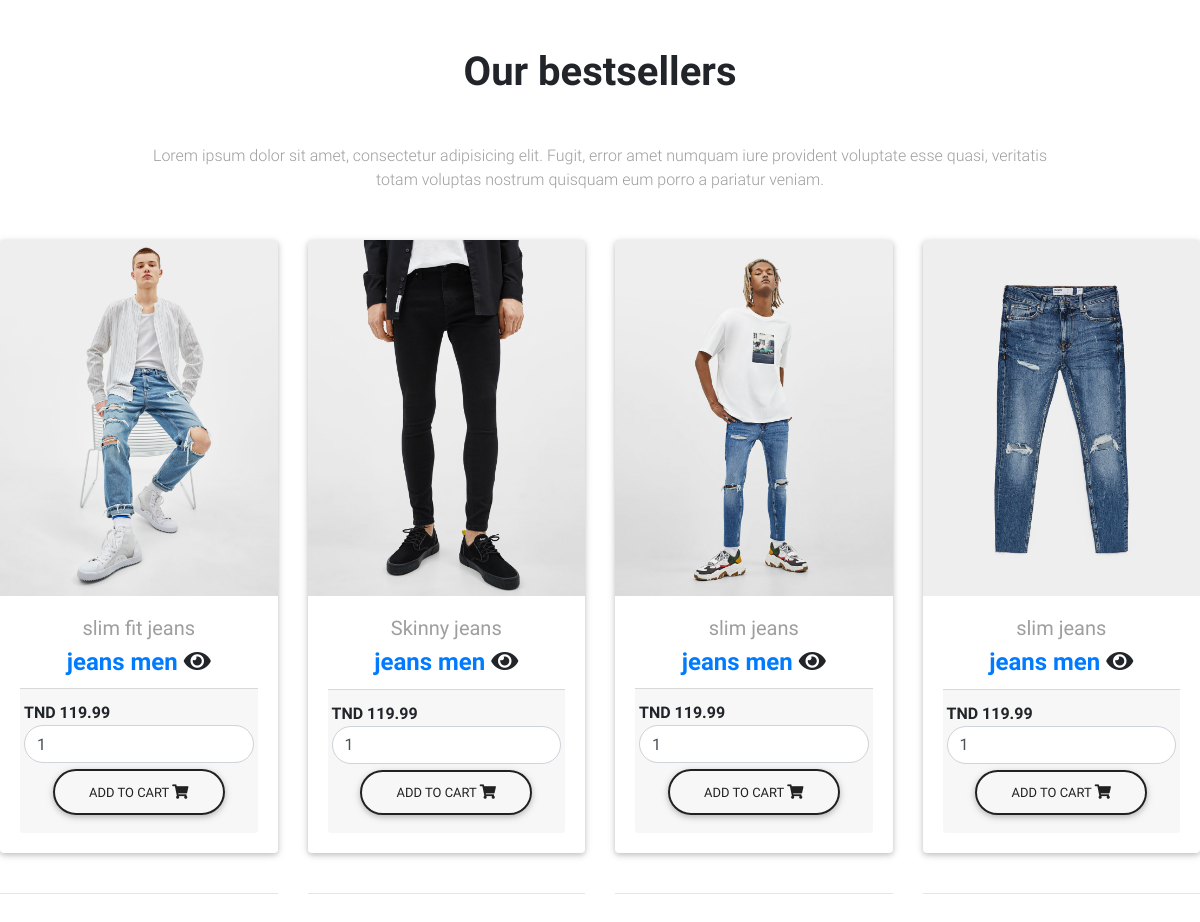
The app's page /fetch_jeans_men.php, older data.
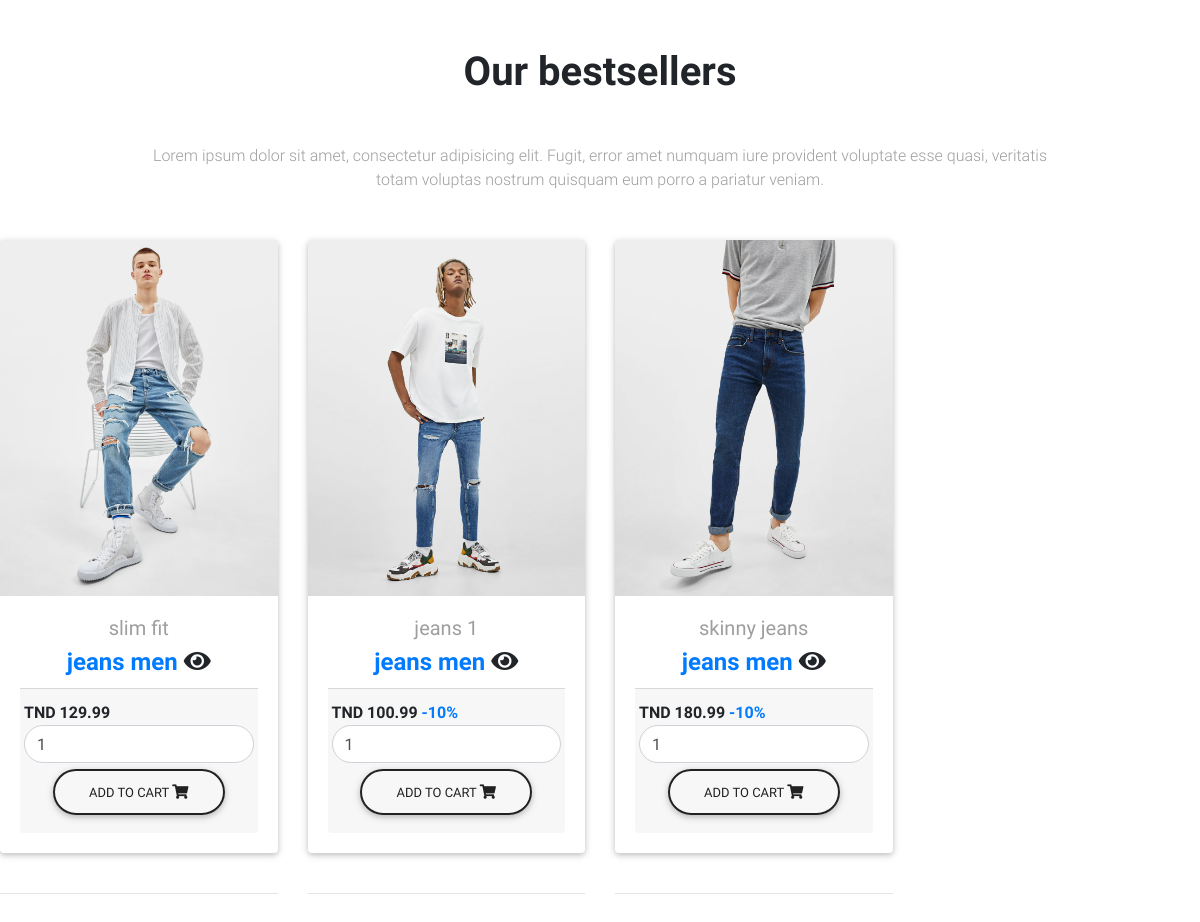
The same page, newer data.
### tables this page shows
CREATE TABLE IF NOT EXISTS `tbl_product` (
  `id` int(11) NOT NULL,
  `name` varchar(255) NOT NULL,
  `image` varchar(255) NOT NULL,
  `price` double(10,2) NOT NULL,
  `cathegories` varchar(20) DEFAULT NULL,
  `type` varchar(20) DEFAULT NULL,
  `balance` varchar(10) DEFAULT NULL,
  `quantity` int(11) DEFAULT NULL
);

### fetch_jeans_men.php (the view, shortened to what this page needs)
<!DOCTYPE html>
<html>
<head>
  <link rel="stylesheet" href="https://use.fontawesome.com/releases/v5.7.0/css/all.css">
    <link href="MDBootstrap/css/bootstrap.min.css" rel="stylesheet">
    <link href="MDBootstrap/css/mdb.min.css" rel="stylesheet">
    <link href="MDBootstrap/css/style.css" rel="stylesheet">
</head>
<body>
   <section class="text-center my-5">
  <h2 class="h1-responsive font-weight-bold text-center my-5 ">Our bestsellers</h2>
  <p class="grey-text text-center w-responsive mx-auto mb-5 ">Lorem ipsum dolor sit amet, consectetur
    adipisicing elit. Fugit, error amet numquam iure provident voluptate esse quasi, veritatis totam voluptas
    nostrum quisquam eum porro a pariatur veniam.</p>
</body>
</html>
<div class="row">
<?php
include('database_connection.php');
$query = "SELECT * FROM tbl_product where cathegories='men' and type='jeans'  ORDER BY id DESC";
$statement = $connect->prepare($query);
if($statement->execute())
{
  $result = $statement->fetchAll();
  $output = '';
  foreach($result as $k)
  {
    $output .= '
<div class="col-lg-3 col-md-6 mb-lg-0 mb-4">
      <div class="card card-cascade narrower card-ecommerce example hoverable">
        <div class="view view-cascade overlay ">
          <img src="img/'.$k["image"].'"" class="card-img-top"
            >
          <a>
            <div class="mask rgba-white-slight"></div>
          </a>
        </div>
        <div class="card-body card-body-cascade text-center">
          <a href="" class="grey-text">
            <h5 id="name'.$k["id"].'">'.$k["name"].'</h5>
            <input type="hidden" name="hidden_name" id="name'.$k["id"].'" value="'.$k["name"].'" />
          </a>
          <h4 class="card-title">
            <strong>
              <a href="">'.$k["type"].'</a>
              <a href="">'.$k["cathegories"].'</a>
              <i class="fas fa-eye" data-toggle="modal" data-target="#exampleModalCenter"></i>
            </strong>
          </h4>
          <div class="card-footer px-1">
            <span class="float-left font-weight-bold">
              <strong>TND '.$k["price"] .'</strong>
              <a href="">'.$k["balance"].'</a>
              <input type="hidden" name="hidden_price" id="price'.$k["id"].'" value="'.$k["price"].'" />
            </span>
            <div>
            <input type="text"  name="quantity" id="quantity' . $k["id"] .'" class="form-control rounded-pill example hoverable" value="1" />
            <button type="button" name="add_to_cart" id="'.$k["id"].'" class="btn btn-outline-dark  add_to_cart rounded-pill example hoverable">Add to Cart <i class="fas fa-shopping-cart"></i></button>
            </div>
          </div>
        </div>
      </div>
      <br>
      <hr>
    </div>
    ';
  }
  echo $output;
}
?>
</div>

Row changes from the older to the newer data that the page shows:
removed tbl_product: image (picture), name "slim fit jeans", type "jeans", cathegories "men", price "119.99"
removed tbl_product: image (picture), name "Skinny jeans", type "jeans", cathegories "men", price "119.99"
removed tbl_product: image (picture), name "slim jeans", type "jeans", cathegories "men", price "119.99"
removed tbl_product: image (picture), name "slim jeans", type "jeans", cathegories "men", price "119.99", quantity "1"
added tbl_product: image (picture), name "slim fit", type "jeans", cathegories "men", price "129.99"
added tbl_product: image (picture), name "jeans 1", type "jeans", cathegories "men", price "100.99", balance "-10%"
added tbl_product: image (picture), name "skinny jeans", type "jeans", cathegories "men", price "180.99", balance "-10%"
